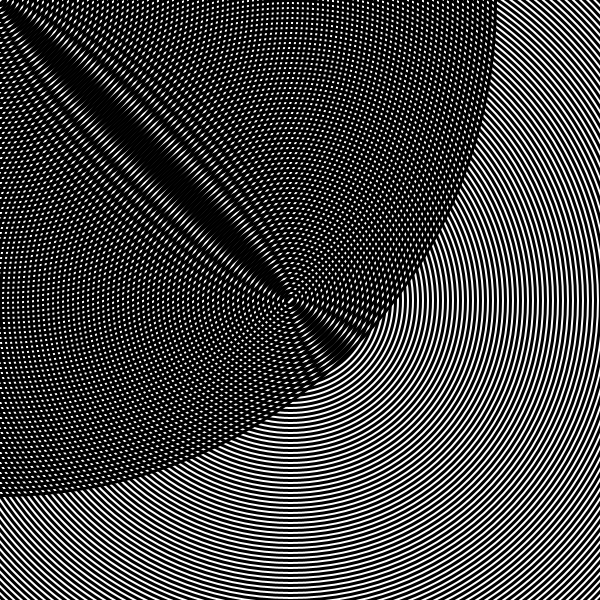
Frame 1 (no input)
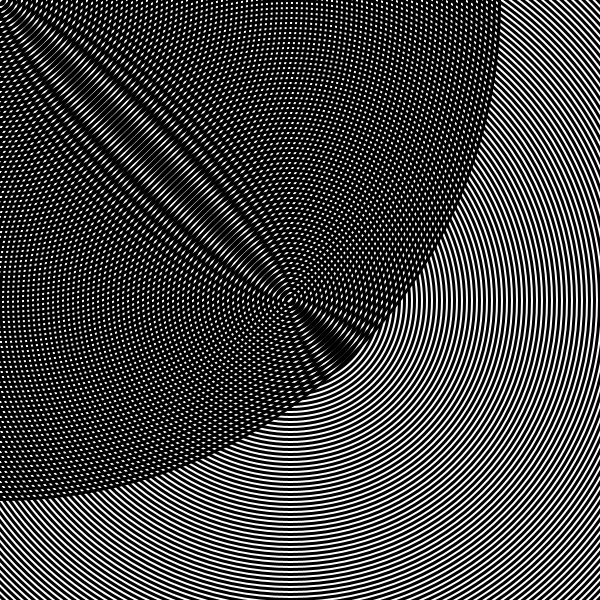
Frame 60 (the mouse pressed at the canvas centre just before this capture)
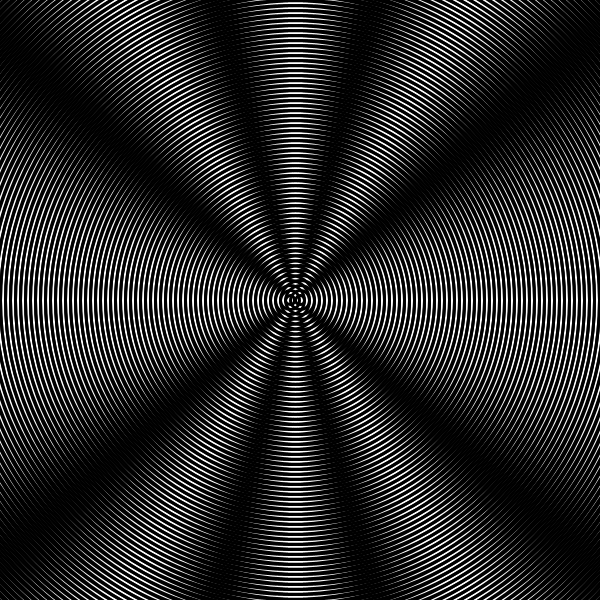
Frame 120 (the mouse held since frame 60 and released just before this capture)

The Processing sketch that drew these frames (run headless with seeded random() and noise(); from frame 60 on, the mouse is pressed at the canvas centre):

// Processing sketch: interferenz_dynamisch
// ── interferenz_dynamisch.pde
int d=0;
  int speed=1;

void setup(){
  size(600,600);
  strokeWeight(3);
  noFill();
  frameRate(60);
  
}

void draw() {
background(#ffffff);
  
  
for (int i=0; i<100; i++) {
    ellipse(290,300,10*i+d,10*i+d);
    ellipse(mouseX,mouseY,10*i+d,10*i+d);
  }

d=d+speed;

if (d>9) {d=0;}

  
}
